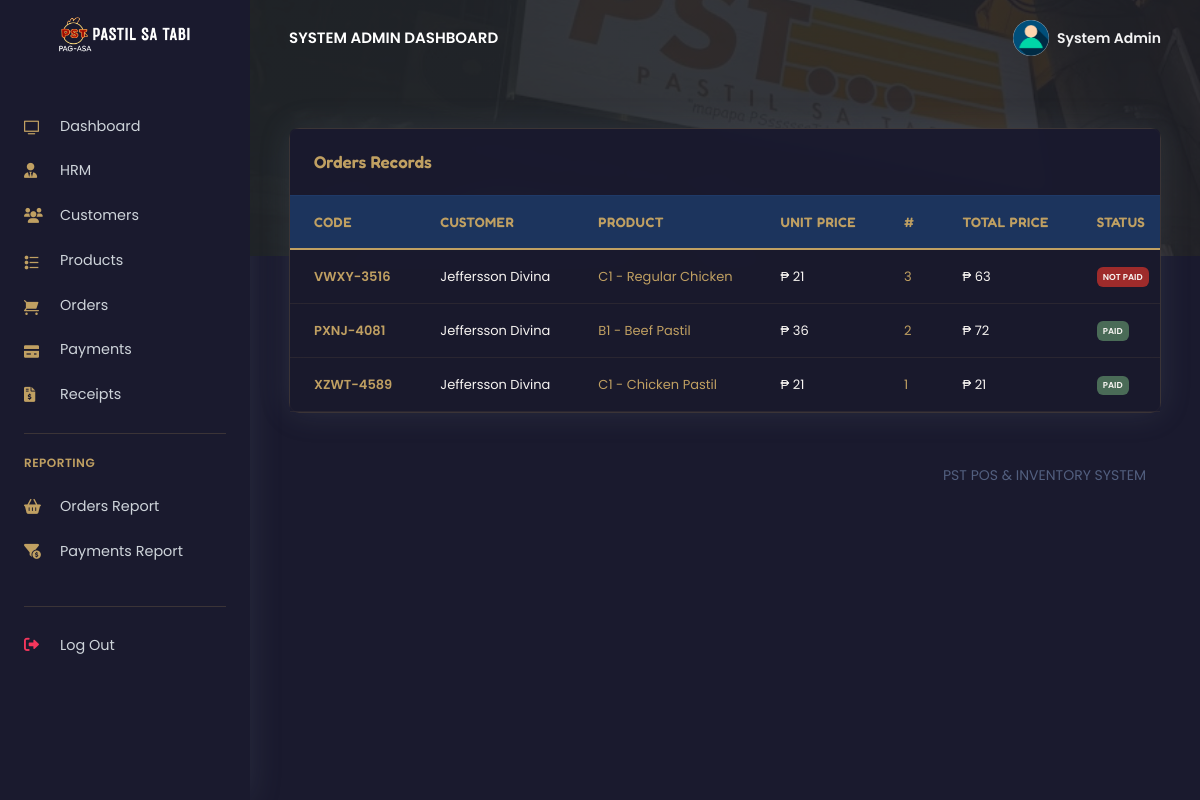
Page /PSTsystem/admin/orders_reports.php (signed in) on the committed database.
### tables this page shows
CREATE TABLE `rpos_admin` (
  `admin_id` varchar(200) NOT NULL,
  `admin_name` varchar(200) NOT NULL,
  `admin_email` varchar(200) NOT NULL,
  `admin_password` varchar(200) NOT NULL
);

CREATE TABLE `rpos_orders` (
  `order_id` varchar(200) NOT NULL,
  `order_code` varchar(200) NOT NULL,
  `customer_id` varchar(200) NOT NULL,
  `customer_name` varchar(200) NOT NULL,
  `prod_id` varchar(200) NOT NULL,
  `prod_name` varchar(200) NOT NULL,
  `prod_price` varchar(200) NOT NULL,
  `prod_qty` varchar(200) NOT NULL,
  `order_status` varchar(200) NOT NULL,
  `created_at` timestamp(6) NOT NULL DEFAULT current_timestamp(6) ON UPDATE current_timestamp(6)
);

### PSTsystem/admin/orders_reports.php (the view, shortened to what this page needs)
<?php
include('config/config.php');
require_once('partials/_head.php');
?>
<!DOCTYPE html>
<html lang="en">
<head>
    <link rel="stylesheet" href="https://cdnjs.cloudflare.com/ajax/libs/font-awesome/6.0.0/css/all.min.css">
</head>
<body>
  <?php
  require_once('partials/_sidebar.php');
  ?>
  <div class="main-content">
    <?php
    require_once('partials/_topnav.php');
    ?>
    <div style="background-image: url(assets/img/theme/pastil.jpg); background-size: cover;" class="header pb-8 pt-5 pt-md-8">
    <span class="mask bg-gradient-dark opacity-8"></span>
    </div>
    <div class="container-fluid mt--8">
      <div class="row">
        <div class="col">
          <div class="card shadow">
            <div class="card-header border-0">
              <div class="row align-items-center">
                <div class="col">
                  <h3 class="mb-0">Orders Records</h3>
                </div>
              </div>
            </div>
            <div class="table-responsive">
              <table class="table align-items-center table-flush">
                <thead class="thead-dark">
                  <tr>
                    <th class="text-gold" scope="col">Code</th>
                    <th scope="col">Customer</th>
                    <th class="text-gold" scope="col">Product</th>
                    <th scope="col">Unit Price</th>
                    <th class="text-gold" scope="col">#</th>
                    <th scope="col">Total Price</th>
                    <th scop="col">Status</th>
                  </tr>
                </thead>
                <tbody>
                  <?php
                  $ret = "SELECT * FROM  rpos_orders ORDER BY `created_at` DESC  ";
                  $stmt = $mysqli->prepare($ret);
                  $stmt->execute();
                  $res = $stmt->get_result();
                  while ($order = $res->fetch_object()) {
                      $total = ($order->prod_price * $order->prod_qty);
                  ?>
                    <tr>
                      <th class="text-gold" scope="row"><?php echo $order->order_code; ?></th>
                      <td><?php echo $order->customer_name; ?></td>
                      <td class="text-gold"><?php echo $order->prod_name; ?></td>
                      <td>₱ <?php echo $order->prod_price; ?></td>
                      <td class="text-gold"><?php echo $order->prod_qty; ?></td>
                      <td>₱ <?php echo $total; ?></td>
                      <td><?php if ($order->order_status == '') {
                              echo "<span class='badge badge-danger'>Not Paid</span>";
                          } else {
                              echo "<span class='badge badge-success'>$order->order_status</span>";
                          } ?></td>
                    </tr>
                  <?php } ?>
                </tbody>
              </table>
            </div>
          </div>
        </div>
      </div>
      <?php
      require_once('partials/_footer.php');
      ?>
    </div>
  </div>
</body>
</html>

### PSTsystem/admin/partials/_sidebar.php (shortened to what this page needs)
<?php
$admin_id = $_SESSION['admin_id'];
$ret = "SELECT * FROM  rpos_admin  WHERE admin_id = '$admin_id'";
$stmt = $mysqli->prepare($ret);
$stmt->execute();
$res = $stmt->get_result();
while ($admin = $res->fetch_object()) {
?>
  <nav class="navbar navbar-vertical fixed-left navbar-expand-md navbar-light sidebar" id="sidenav-main">
    <div class="container-fluid">
      <a class="navbar-brand pt-0" href="dashboard.php">
        <img src="assets/img/brand/repos.png" class="navbar-brand-img" alt="...">
      </a>
      <div class="collapse navbar-collapse" id="sidenav-collapse-main">
        <ul class="navbar-nav">
          <li class="nav-item">
            <a class="nav-link text-light" href="dashboard.php">
              <i class="ni ni-tv-2 text-gold"></i> Dashboard
            </a>
          </li>
          <li class="nav-item">
            <a class="nav-link text-light" href="hrm.php">
              <i class="fas fa-user-tie text-gold"></i> HRM
            </a>
          </li>
          <li class="nav-item">
            <a class="nav-link text-light" href="customers.php">
              <i class="fas fa-users text-gold"></i> Customers
            </a>
          </li>
          <li class="nav-item">
            <a class="nav-link text-light" href="products.php">
              <i class="ni ni-bullet-list-67 text-gold"></i> Products
            </a>
          </li>
          <li class="nav-item">
            <a class="nav-link text-light" href="orders.php">
              <i class="ni ni-cart text-gold"></i> Orders
            </a>
          </li>
          <li class="nav-item">
            <a class="nav-link text-light" href="payments.php">
              <i class="ni ni-credit-card text-gold"></i> Payments
            </a>
          </li>
          <li class="nav-item">
            <a class="nav-link text-light" href="receipts.php">
              <i class="fas fa-file-invoice-dollar text-gold"></i> Receipts
            </a>
          </li>
        </ul>
        <hr class="my-3" style="border-color: rgba(192, 160, 98, 0.2);">
        <h6 class="navbar-heading text-gold">Reporting</h6>
        <ul class="navbar-nav mb-md-3">
          <li class="nav-item">
            <a class="nav-link text-light" href="orders_reports.php">
              <i class="fas fa-shopping-basket text-gold"></i> Orders Report
            </a>
          </li>
          <li class="nav-item">
            <a class="nav-link text-light" href="payments_reports.php">
              <i class="fas fa-funnel-dollar text-gold"></i> Payments Report
            </a>
          </li>
        </ul>
        <hr class="my-3" style="border-color: rgba(192, 160, 98, 0.2);">
        <ul class="navbar-nav mb-md-3">
          <li class="nav-item">
            <a class="nav-link text-light" href="logout.php">
              <i class="fas fa-sign-out-alt text-danger"></i> Log Out
            </a>
          </li>
        </ul>
      </div>
    </div>
  </nav>
<?php } ?>

### PSTsystem/admin/partials/_topnav.php (shortened to what this page needs)
<?php
$admin_id = $_SESSION['admin_id'];
$ret = "SELECT * FROM  rpos_admin  WHERE admin_id = '$admin_id'";
$stmt = $mysqli->prepare($ret);
$stmt->execute();
$res = $stmt->get_result();
while ($admin = $res->fetch_object()) {
?>
    <nav class="navbar navbar-top navbar-expand-md navbar-dark" id="navbar-main">
        <div class="container-fluid">
            <a class="h4 mb-0 text-white text-uppercase d-none d-lg-inline-block" href="dashboard.php"><?php echo $admin->admin_name; ?> Dashboard</a>
            <ul class="navbar-nav align-items-center d-none d-md-flex">
                <li class="nav-item dropdown">
                    <a class="nav-link pr-0" href="#" role="button" data-toggle="dropdown" aria-haspopup="true" aria-expanded="false">
                        <div class="media align-items-center">
                            <span class="avatar avatar-sm rounded-circle">
                                <img alt="Image placeholder" src="assets/img/theme/user-a-min.png">
                            </span>
                            <div class="media-body ml-2 d-none d-lg-block">
                                <span class="mb-0 text-sm  font-weight-bold"><?php echo $admin->admin_name; ?></span>
                            </div>
                        </div>
                    </a>
                </li>
            </ul>
        </div>
    </nav>
<?php } ?>

### PSTsystem/admin/orders_reports.php (style rules this page uses)
:root { --primary-dark: #1a1a2e; --primary-light: #f8f5f2; --accent-gold: #c0a062; --accent-red: #9e2b2b; --accent-green: #4a6b57; --accent-blue: #3a5673; --text-light: #f8f5f2; --text-dark: #1a1a2e; --transition-speed: 0.4s; }
body { background-color: var(--primary-dark); color: var(--text-light); font-family: 'Poppins', sans-serif; }
.header { background: url(assets/img/theme/pastil.jpg) no-repeat center center; background-size: cover; }
.mask { background-color: rgba(26, 26, 46, 0.5) !important; }
.card { background: rgba(26, 26, 46, 0.8); border: 1px solid rgba(192, 160, 98, 0.2); border-radius: 10px; backdrop-filter: blur(8px); transition: all var(--transition-speed) ease; box-shadow: 0 8px 32px rgba(0, 0, 0, 0.2); }
.table { color: var(--text-light); }
.table thead th { border-bottom: 1px solid rgba(192, 160, 98, 0.3); color: var(--accent-gold); font-family: 'Fredoka', sans-serif; font-weight: 500; }
.table tbody tr { border-bottom: 1px solid rgba(192, 160, 98, 0.1); transition: all var(--transition-speed) ease; }
.text-gold { color: var(--accent-gold) !important; }
.table thead { background: rgba(26, 26, 46, 0.9); border-bottom: 2px solid var(--accent-gold); }
.table thead th { color: var(--accent-gold) !important; font-weight: 600; letter-spacing: 0.5px; text-transform: uppercase; font-size: 0.85rem; padding: 1rem; }
.table tbody { background: rgba(26, 26, 46, 0.8); }
.table tbody td, .table tbody th { padding: 1rem; vertical-align: middle; border-top: 1px solid rgba(192, 160, 98, 0.1); }
.card-header { background: rgba(26, 26, 46, 0.9); border-bottom: 1px solid rgba(192, 160, 98, 0.3); color: var(--accent-gold); font-family: 'Fredoka', sans-serif; }
.badge-danger { background-color: var(--accent-red); color: var(--text-light); }
.badge-success { background-color: var(--accent-green); color: var(--text-light); }
.card-header h3 { color: var(--accent-gold); font-family: 'Fredoka', sans-serif; }

### rows in the picture
rpos_admin: admin_name "SYSTEM ADMIN", admin_name "System Admin"
rpos_orders: order_code "VWXY-3516", customer_name "Jeffersson Divina", prod_name "C1 - Regular Chicken", prod_price "21", prod_qty "3", total "63", order_status "NOT PAID"
rpos_orders: order_code "PXNJ-4081", customer_name "Jeffersson Divina", prod_name "B1 - Beef Pastil", prod_price "36", prod_qty "2", total "72", order_status "PAID"
rpos_orders: order_code "XZWT-4589", customer_name "Jeffersson Divina", prod_name "C1 - Chicken Pastil", prod_price "21", prod_qty "1", order_status "PAID"
